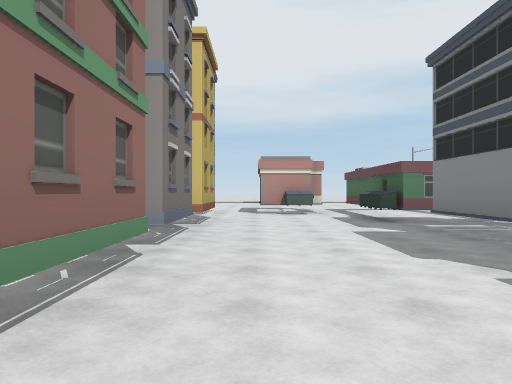
View 1 (above)

22 first-person views from a walk through a Unity game level. The camera is 1.3 m above the floor, looks level and sees 70° across. The floor is counted in squares, 2.57 m on a side. Each view is taken from the middle of a square. On the plan, view 1 faces up. The plan holds only what a view shows up to about 9 squares ahead; the rest is blank. The place goes on beyond the plan. The player is left out.

View 2
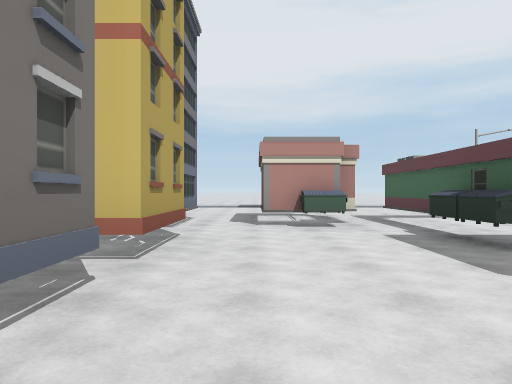

View 3
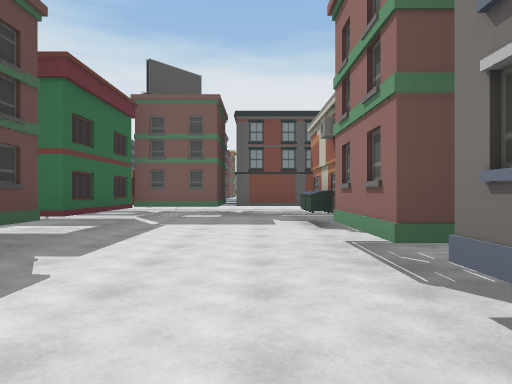

View 4
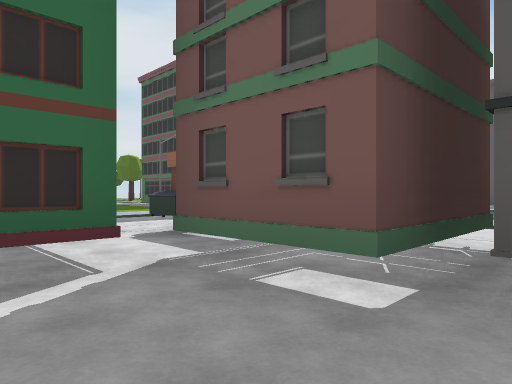

View 5
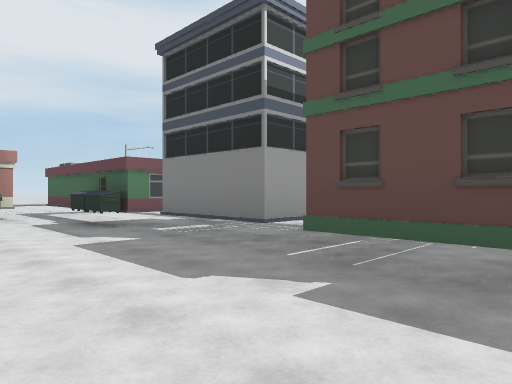

View 6
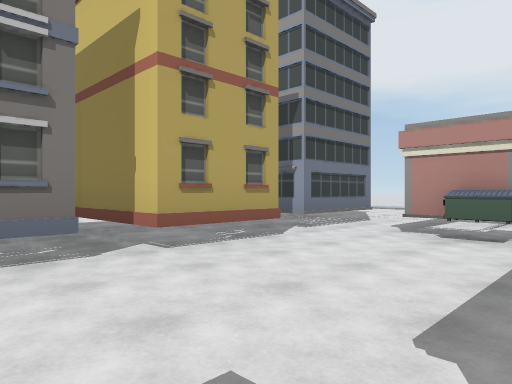

View 7
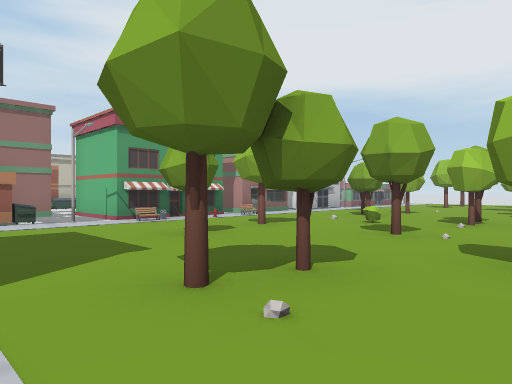

View 8
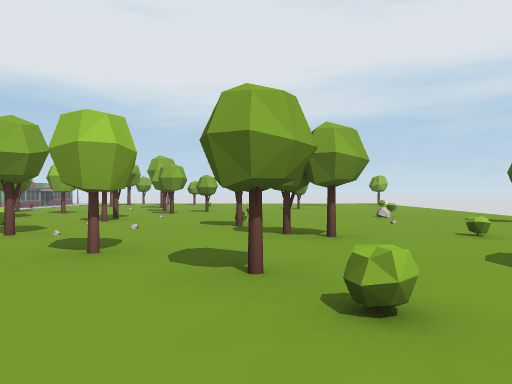

View 9
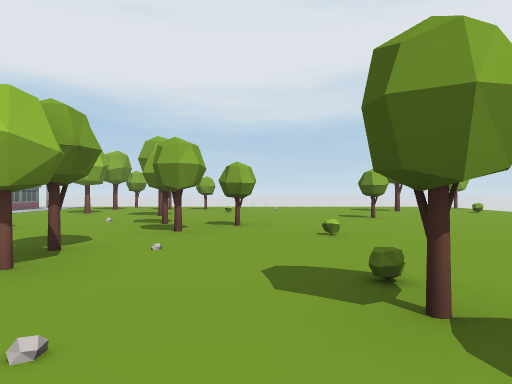

View 10
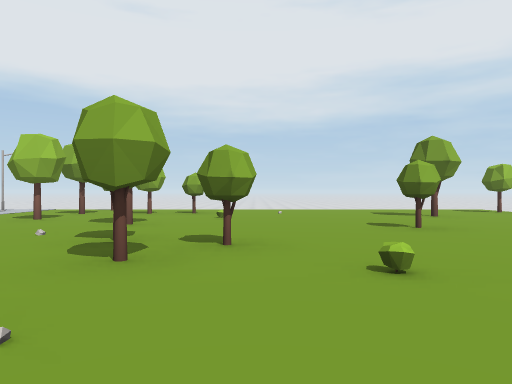

View 11
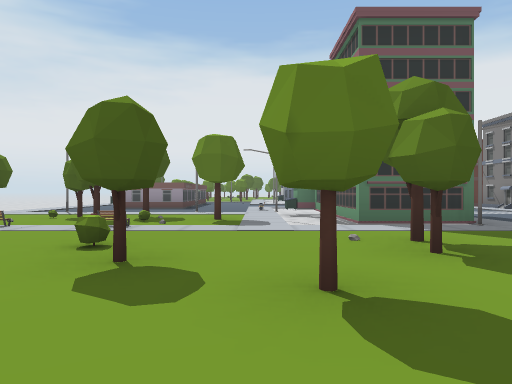

View 12
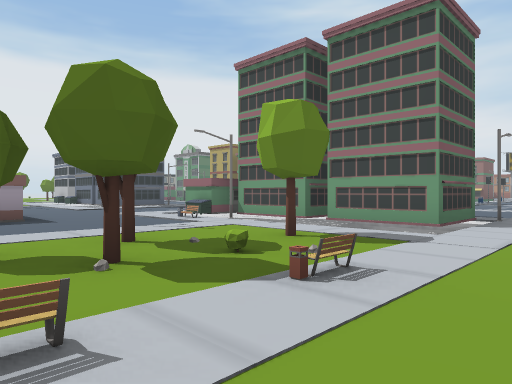

View 13
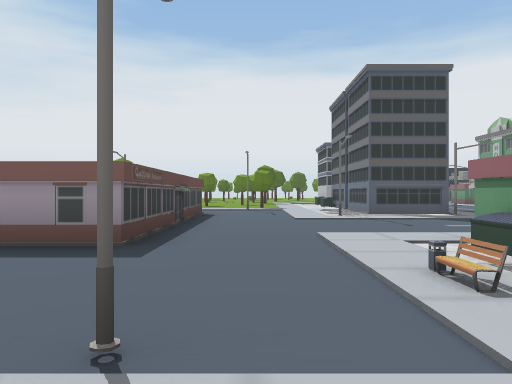

View 14
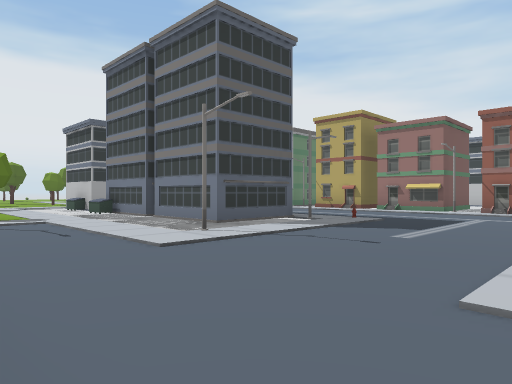

View 15
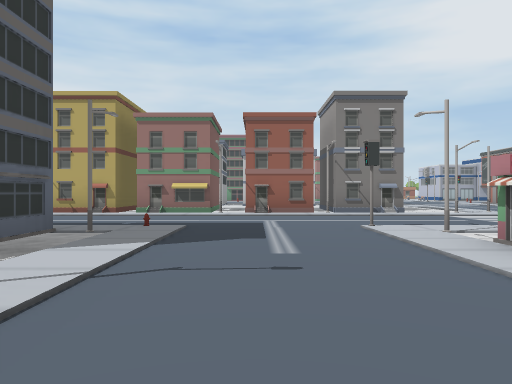

View 16
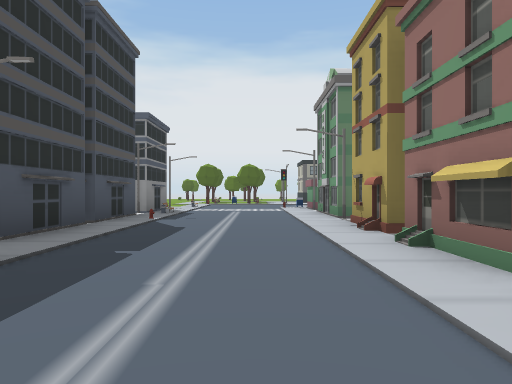

View 17
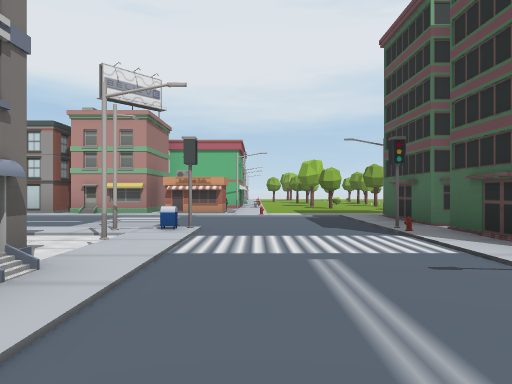

View 18
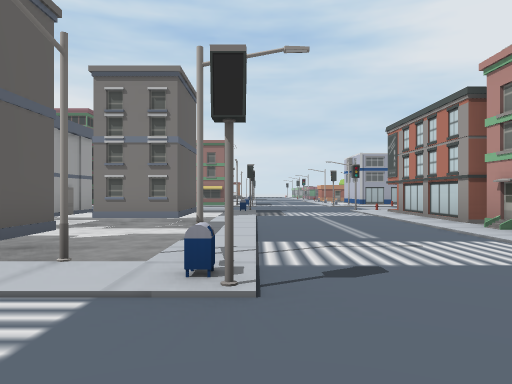

View 19
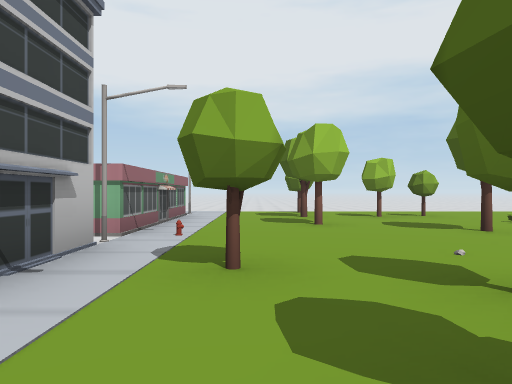

View 20
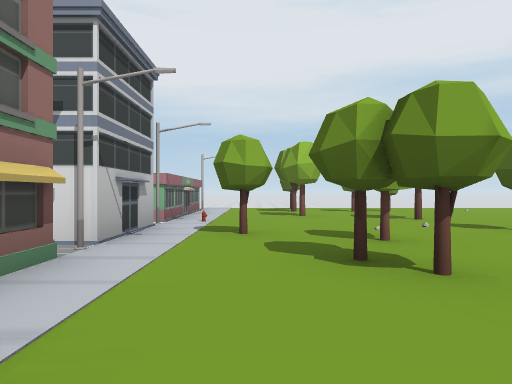

View 21
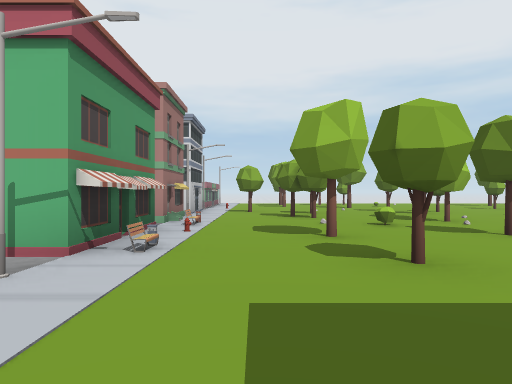

View 22
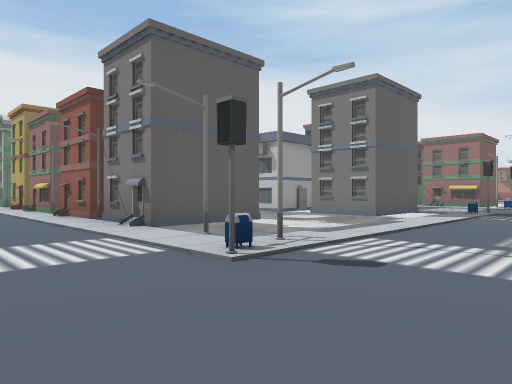

### Floor plan
Key: @ floor where view 1 was taken; # wall or solid block; x gap in a wall; . main floor; - floor 0.5 m lower than the main floor; / step, stairs or slope; O other object.
Columns run from 5 left of view 1 to 15 right of it. Each row starts with its distance up from view 1.
 10     OO -#O....O......
  9   O##O#-##..O.......O
  8    #O-O-##..O........
  7 .. ##--O##....O......
  6 ..###---##........O..
  5     #---##....O.O....
  4     #---##.OO..O.....
  3     -----O..O........
  2     #---##..O.O......
  1     #---##O..OO..O...
  0     #@--##.......O...
 -1     #---##..O.O..OO.O
 -2     #---##OOO...O...
 -3     ####OO.....O.OO.
 -4      ###OO....O......
 -5   O.../OOO..........
 -6   ...........OO ...x
 -7   ...........## .O.OO
 -8  .O.....OO...##-..O..
 -9  ./-----O....##O.O...
-10   ###----.... O-O...
-11   O##--#O.... OO....
-12   O##-- O...#OO....##
-13         #..........#
-14         O..........#
-15         OO.........#
-16         #....O-O...#
-17          ....#O ...#
-18         #....## ..
-19         #....## ..
-20        ##....##O.O
-21         #...OOO

Positions as (right, up) in squares from view 1, and headings:
1: (0, 0), facing up
2: (0, 3), facing up
3: (0, 5), facing down
4: (0, -1), facing down-right
5: (0, 1), facing up-right
6: (2, 4), facing up-left
7: (11, -5), facing up-left
8: (12, -5), facing up
9: (11, -1), facing up
10: (11, 1), facing up
11: (11, 0), facing down
12: (15, -4), facing down-left
13: (12, -8), facing down
14: (13, -12), facing down-left
15: (12, -14), facing left
16: (5, -13), facing down
17: (5, -13), facing up
18: (6, -8), facing left
19: (6, 2), facing up
20: (6, 0), facing up
21: (6, -5), facing up
22: (6, -6), facing down-left
